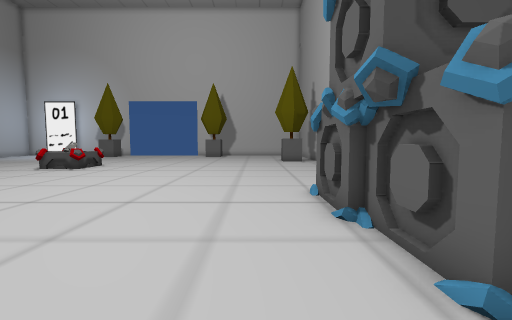
[1] (above)

17 first-person views from a walk through a 3-D level made in the Unity game engine. The camera is 1.4 m above the floor, tilts 4° down and sees 90° across. The floor is counted in squares, 1 m on a side. Each view is taken from the middle of a square. On the plan, view 1 faces up. The plan holds only what a view shows up to about 13 squares ahead; the rest is blank. Some surface patterns are stand-ins.

[2]
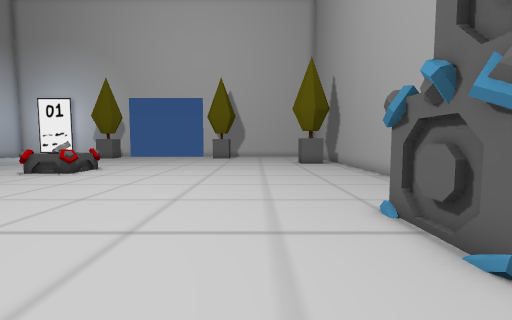

[3]
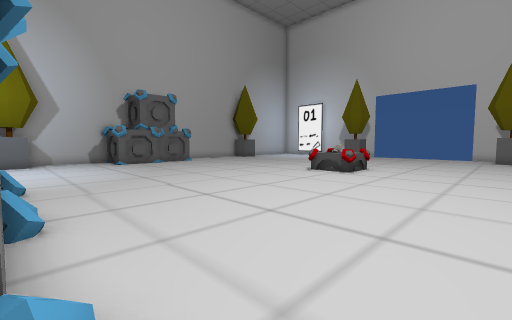

[4]
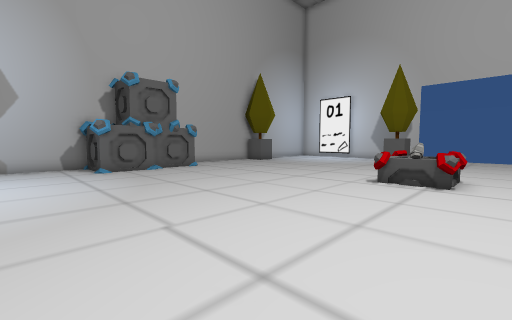

[5]
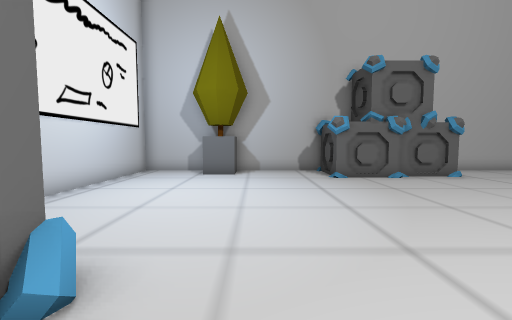

[6]
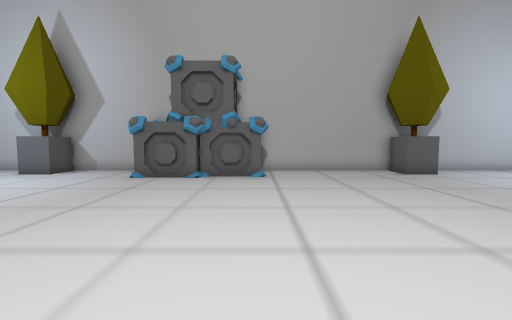

[7]
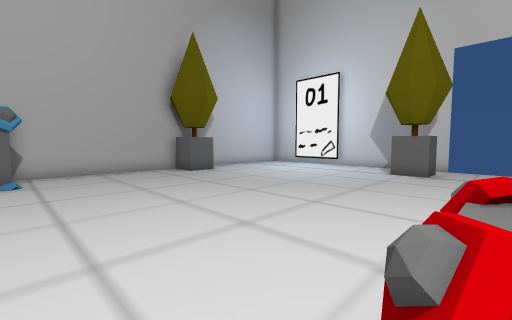

[8]
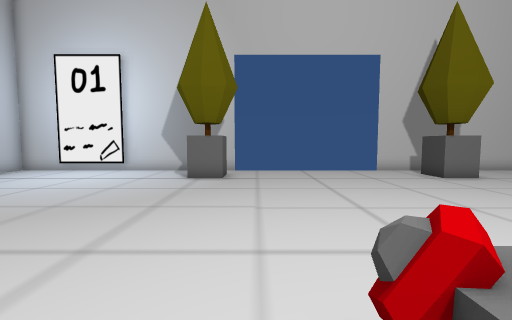

[9]
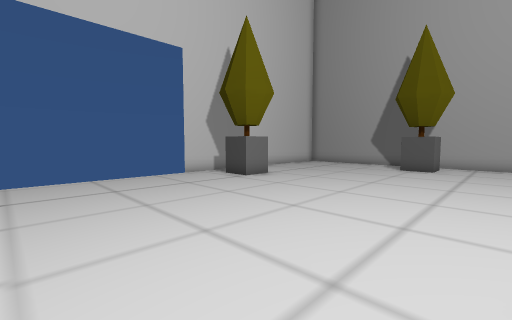

[10]
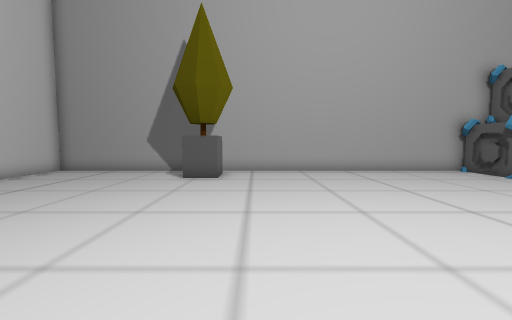

[11]
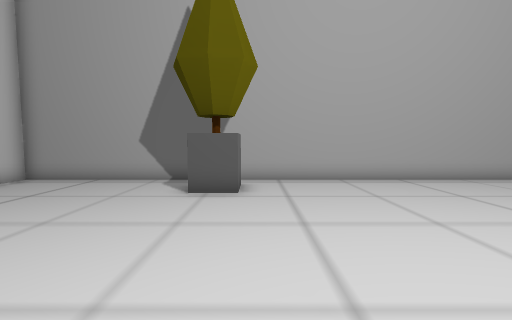

[12]
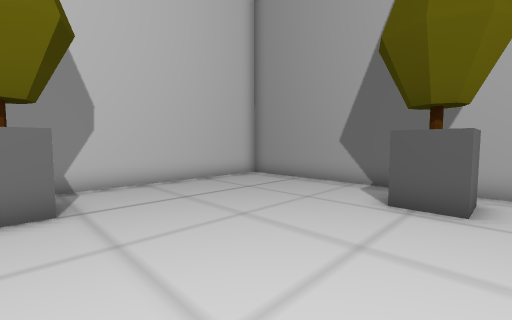

[13]
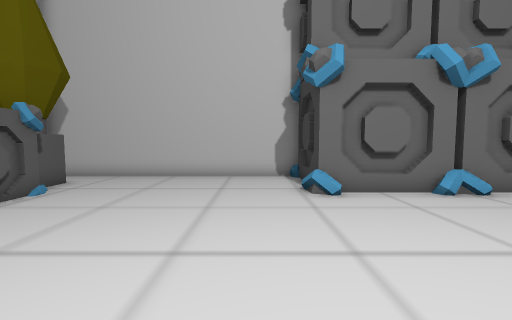

[14]
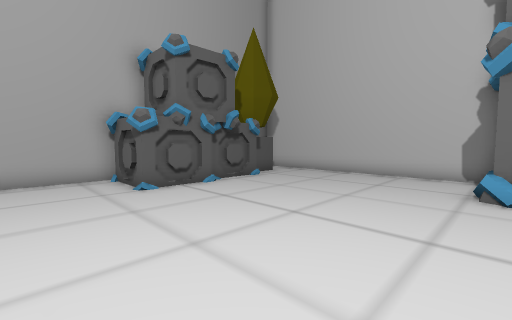

[15]
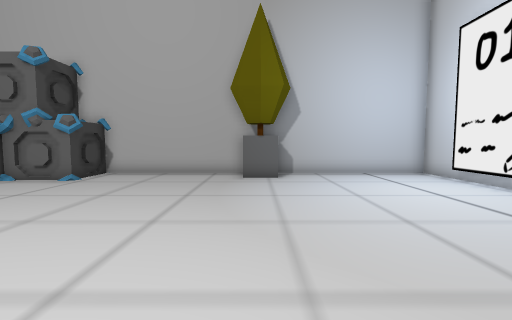

[16]
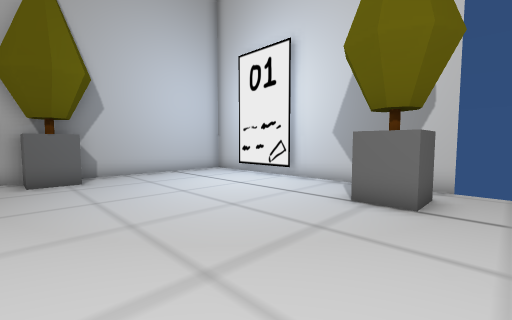

[17]
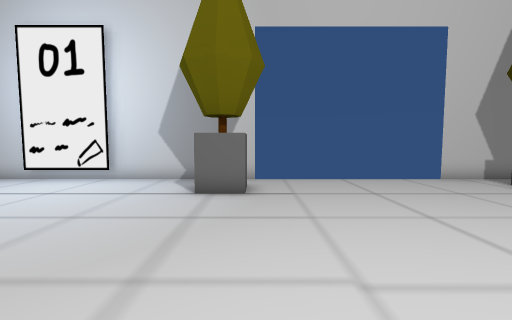

### Floor plan
Key: @ floor where view 1 was taken; # wall or solid block; . floor; = window, fence, low wall or low ledge; T tree; O other object.
Columns run from 24 left of view 1 to 5 right of it. Each row starts with its distance up from view 1.
 27 ###########        ###########
 26 #..###.......................#
 25 #........TTT.......TTT.......#
 24 #........TTT.......TTT.......#
 23 #............................#
 22 #............................#
 21 #............................#
 20 #TT.......................TT.#
 19 #TT.......................TT.#
 18 #............................#
 17 #............................#
 16 #............................#
 15 #............OOO.............#
 14 #............OOO.............#
 13 #............OOO.............#
 12 OOOO.........................#
 11   OO.........................#
 10   OO.........................#
  9    O.........................#
  8    O.........................#
  7 #OOO......................OOO#
  6 #.........................O
  5 #.........................O
  4 #.........................O
  3 #TT.......................O
  2 #TT.......=#OO##OO#.......OTT
  1 #.........        #........TT
  0 #........         O.....@..T
 -1 #.......          #.........
 -2 #######           ###########

Where each view was taken, in squares from view 1:
view 1: 0 up, 0 right, facing up
view 2: 2 up, 1 left, facing up
view 3: 2 up, 4 left, facing up-left
view 4: 4 up, 8 left, facing up-left
view 5: 4 up, 11 left, facing left
view 6: 12 up, 11 left, facing left
view 7: 12 up, 11 left, facing up-left
view 8: 14 up, 12 left, facing up
view 9: 16 up, 12 left, facing up-right
view 10: 17 up, 8 left, facing right
view 11: 18 up, 5 left, facing right
view 12: 18 up, 4 left, facing up-right
view 13: 9 up, 4 left, facing down
view 14: 10 up, 6 left, facing down-right
view 15: 19 up, 12 left, facing left
view 16: 18 up, 12 left, facing up-left
view 17: 17 up, 13 left, facing up
